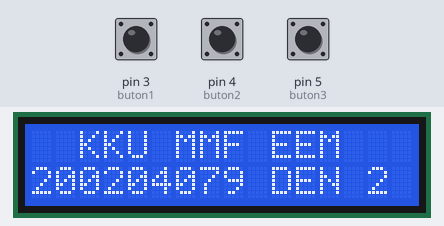
This sketch was run on a simulated Arduino Uno, built with avr-gcc and run on an emulated ATmega328P. Parts: 16×2 character LCD. The test bench sets the inputs (shaded band); at power-on: pin 5 (buton3) LOW, pin 3 (buton1) LOW, pin 4 (buton2) LOW. What the sketch prints to the serial monitor is not drawn.

Above: at 2.2 s.
2.3 s: pin 5 (buton3) pulled HIGH for 1 s
At 4.3 s:
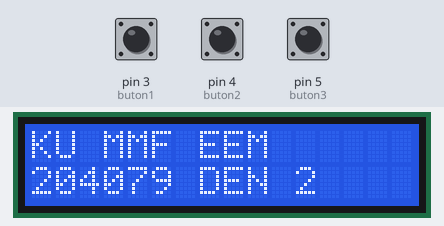
4.8 s: pin 3 (buton1) pulled HIGH for 3.2 s
At 8.9 s:
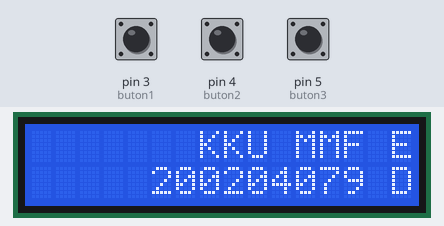
9.5 s: pin 3 (buton1) pulled HIGH for 1 s
At 10.8 s:
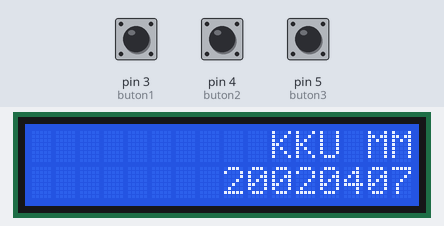
12.0 s: pin 3 (buton1) pulled HIGH for 1 s
At 14.1 s:
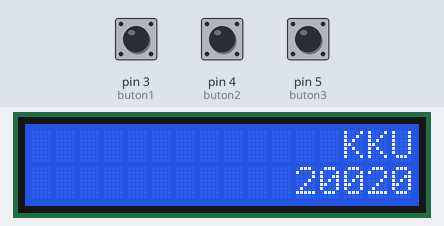
14.5 s: pin 3 (buton1) pulled HIGH for 1 s
At 16.6 s:
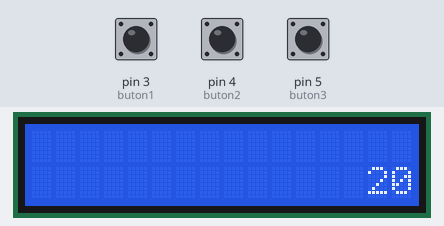
17.0 s: pin 3 (buton1) pulled HIGH for 0.15 s
At 17.4 s:
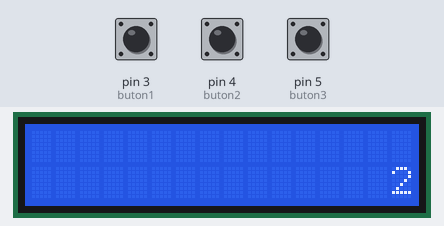
Timing chart, 0 to 19.6 s (numbered marks = the images above; inputs shaded):
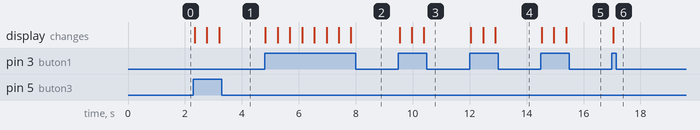

Measured:
- after the input at 2.3 s, the display: first changes at once (image 1 shows a later state)
- after the input at 4.8 s, the display: first changes at once (image 2 shows a later state)
- after the input at 9.5 s, the display: first changes at once (image 3 shows a later state)
- after the input at 12.0 s, the display: first changes at once (image 4 shows a later state)
- after the input at 14.5 s, the display: first changes at once (image 5 shows a later state)
- after the input at 17.0 s, the display: changes at once (image 6)

The sketch:

lab2.ino
```cpp
//ilgili kütüphanene
#include <FaBoLCD_PCF8574.h>
FaBoLCD_PCF8574 lcd;


//butonlar tanımları
#define buton1 3
#define buton2 4
#define buton3 5

//yazılacak metinler
String text1="KKU MMF EEM";
String text2="200204079 DEN 2";

//her bir satırı ortalayan değerler
int baslangic1=2 ; //1.satırı ortalı yapan değer
int baslangic2=0 ; //2.satırı ortalı yapan değer

void setup() {
  Serial.begin(9600);

  lcd.begin(16, 2);

  //ortalı şekilde il
  lcd.setCursor(baslangic1,0);
  lcd.print(text1);
  lcd.setCursor(baslangic2,1);
  lcd.print(text2);
  delay(1000);

}

void yaz(){

  lcd.clear();
  lcd.setCursor(baslangic1,0);
  lcd.print(text1);
  lcd.setCursor(baslangic2,1);
  lcd.print(text2);

}
void loop() {
Serial.print("bas1: ");Serial.println(baslangic1);
Serial.print("bas2: ");Serial.println(baslangic2);

  if(digitalRead(buton1)==1){
     baslangic1++;
     baslangic2++;
     yaz();
     delay(400);
    }

  if(digitalRead(buton3)==1){
     baslangic1--;
     baslangic2--;
     yaz();
     delay(400);
    }
   if(digitalRead(buton2)==1){
     baslangic1=2;
     baslangic2=0;
     yaz();
     delay(400);
    }


}
```
